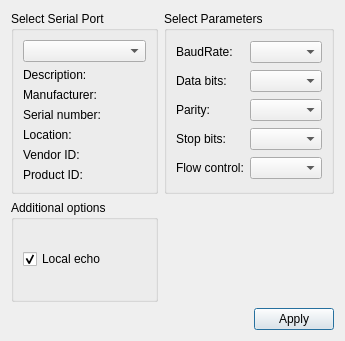
<?xml version="1.0" encoding="UTF-8"?>
<ui version="4.0">
 <class>SettingsDialog</class>
 <widget class="QDialog" name="SettingsDialog">
  <property name="geometry">
   <rect>
    <x>0</x>
    <y>0</y>
    <width>345</width>
    <height>341</height>
   </rect>
  </property>
  <property name="windowTitle">
   <string>Settings</string>
  </property>
  <property name="styleSheet">
   <string notr="true"/>
  </property>
  <layout class="QGridLayout" name="gridLayout_3">
   <item row="0" column="0">
    <widget class="QGroupBox" name="selectBox">
     <property name="title">
      <string>Select Serial Port</string>
     </property>
     <layout class="QGridLayout" name="gridLayout">
      <item row="0" column="0">
       <widget class="QComboBox" name="serialPortInfoListBox"/>
      </item>
      <item row="1" column="0">
       <widget class="QLabel" name="descriptionLabel">
        <property name="text">
         <string>Description:</string>
        </property>
       </widget>
      </item>
      <item row="2" column="0">
       <widget class="QLabel" name="manufacturerLabel">
        <property name="text">
         <string>Manufacturer:</string>
        </property>
       </widget>
      </item>
      <item row="3" column="0">
       <widget class="QLabel" name="serialNumberLabel">
        <property name="text">
         <string>Serial number:</string>
        </property>
       </widget>
      </item>
      <item row="4" column="0">
       <widget class="QLabel" name="locationLabel">
        <property name="text">
         <string>Location:</string>
        </property>
       </widget>
      </item>
      <item row="5" column="0">
       <widget class="QLabel" name="vidLabel">
        <property name="text">
         <string>Vendor ID:</string>
        </property>
       </widget>
      </item>
      <item row="6" column="0">
       <widget class="QLabel" name="pidLabel">
        <property name="text">
         <string>Product ID:</string>
        </property>
       </widget>
      </item>
     </layout>
    </widget>
   </item>
   <item row="0" column="1">
    <widget class="QGroupBox" name="parametersBox">
     <property name="title">
      <string>Select Parameters</string>
     </property>
     <layout class="QGridLayout" name="gridLayout_2">
      <item row="0" column="0">
       <widget class="QLabel" name="baudRateLabel">
        <property name="text">
         <string>BaudRate:</string>
        </property>
       </widget>
      </item>
      <item row="0" column="1">
       <widget class="QComboBox" name="baudRateBox"/>
      </item>
      <item row="1" column="0">
       <widget class="QLabel" name="dataBitsLabel">
        <property name="text">
         <string>Data bits:</string>
        </property>
       </widget>
      </item>
      <item row="1" column="1">
       <widget class="QComboBox" name="dataBitsBox"/>
      </item>
      <item row="2" column="0">
       <widget class="QLabel" name="parityLabel">
        <property name="text">
         <string>Parity:</string>
        </property>
       </widget>
      </item>
      <item row="2" column="1">
       <widget class="QComboBox" name="parityBox"/>
      </item>
      <item row="3" column="0">
       <widget class="QLabel" name="stopBitsLabel">
        <property name="text">
         <string>Stop bits:</string>
        </property>
       </widget>
      </item>
      <item row="3" column="1">
       <widget class="QComboBox" name="stopBitsBox"/>
      </item>
      <item row="4" column="0">
       <widget class="QLabel" name="flowControlLabel">
        <property name="text">
         <string>Flow control:</string>
        </property>
       </widget>
      </item>
      <item row="4" column="1">
       <widget class="QComboBox" name="flowControlBox"/>
      </item>
     </layout>
    </widget>
   </item>
   <item row="1" column="0">
    <widget class="QGroupBox" name="additionalOptionsGroupBox">
     <property name="title">
      <string>Additional options</string>
     </property>
     <layout class="QVBoxLayout" name="verticalLayout">
      <item>
       <widget class="QCheckBox" name="localEchoCheckBox">
        <property name="text">
         <string>Local echo</string>
        </property>
        <property name="checked">
         <bool>true</bool>
        </property>
       </widget>
      </item>
     </layout>
    </widget>
   </item>
   <item row="2" column="0" colspan="2">
    <layout class="QHBoxLayout" name="horizontalLayout">
     <item>
      <spacer name="horizontalSpacer">
       <property name="orientation">
        <enum>Qt::Horizontal</enum>
       </property>
       <property name="sizeHint" stdset="0">
        <size>
         <width>96</width>
         <height>20</height>
        </size>
       </property>
      </spacer>
     </item>
     <item>
      <widget class="QPushButton" name="applyButton">
       <property name="text">
        <string>Apply</string>
       </property>
      </widget>
     </item>
    </layout>
   </item>
  </layout>
 </widget>
 <resources/>
 <connections/>
</ui>
